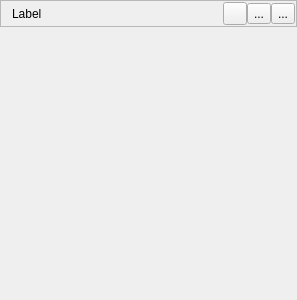
<?xml version="1.0" encoding="UTF-8"?>
<ui version="4.0">
 <class>CollapsibleGroupBox</class>
 <widget class="QWidget" name="CollapsibleGroupBox">
  <property name="geometry">
   <rect>
    <x>0</x>
    <y>0</y>
    <width>297</width>
    <height>300</height>
   </rect>
  </property>
  <property name="windowTitle">
   <string>Form</string>
  </property>
  <layout class="QVBoxLayout" name="verticalLayout">
   <property name="spacing">
    <number>0</number>
   </property>
   <property name="leftMargin">
    <number>0</number>
   </property>
   <property name="topMargin">
    <number>0</number>
   </property>
   <property name="rightMargin">
    <number>0</number>
   </property>
   <property name="bottomMargin">
    <number>0</number>
   </property>
   <item>
    <widget class="QFrame" name="Header">
     <property name="sizePolicy">
      <sizepolicy hsizetype="Preferred" vsizetype="Fixed">
       <horstretch>0</horstretch>
       <verstretch>0</verstretch>
      </sizepolicy>
     </property>
     <property name="minimumSize">
      <size>
       <width>0</width>
       <height>0</height>
      </size>
     </property>
     <property name="autoFillBackground">
      <bool>true</bool>
     </property>
     <property name="frameShape">
      <enum>QFrame::Box</enum>
     </property>
     <property name="frameShadow">
      <enum>QFrame::Sunken</enum>
     </property>
     <property name="lineWidth">
      <number>0</number>
     </property>
     <property name="midLineWidth">
      <number>1</number>
     </property>
     <layout class="QHBoxLayout" name="HeaderLayout">
      <property name="spacing">
       <number>0</number>
      </property>
      <property name="leftMargin">
       <number>4</number>
      </property>
      <property name="topMargin">
       <number>1</number>
      </property>
      <property name="rightMargin">
       <number>1</number>
      </property>
      <property name="bottomMargin">
       <number>1</number>
      </property>
      <item>
       <widget class="QLabel" name="Icon">
        <property name="text">
         <string/>
        </property>
        <property name="pixmap">
         <pixmap>:/GuiFoundation/Icons/GroupOpen.png</pixmap>
        </property>
       </widget>
      </item>
      <item>
       <widget class="QLabel" name="Caption">
        <property name="sizePolicy">
         <sizepolicy hsizetype="Expanding" vsizetype="Preferred">
          <horstretch>1</horstretch>
          <verstretch>0</verstretch>
         </sizepolicy>
        </property>
        <property name="text">
         <string>Label</string>
        </property>
       </widget>
      </item>
      <item>
       <widget class="QToolButton" name="MoveUp">
        <property name="text">
         <string/>
        </property>
        <property name="icon">
         <iconset resource="../../../Code/Tools/GuiFoundation/QtResources/resources.qrc">
          <normaloff>:/GuiFoundation/Icons/MoveUp16.png</normaloff>:/GuiFoundation/Icons/MoveUp16.png</iconset>
        </property>
        <property name="iconSize">
         <size>
          <width>16</width>
          <height>16</height>
         </size>
        </property>
        <property name="popupMode">
         <enum>QToolButton::InstantPopup</enum>
        </property>
       </widget>
      </item>
      <item>
       <widget class="QToolButton" name="MoveDown">
        <property name="text">
         <string>...</string>
        </property>
        <property name="icon">
         <iconset resource="../../../Code/Tools/GuiFoundation/QtResources/resources.qrc">
          <normaloff>:/GuiFoundation/Icons/MoveDown16.png</normaloff>:/GuiFoundation/Icons/MoveDown16.png</iconset>
        </property>
        <property name="iconSize">
         <size>
          <width>16</width>
          <height>16</height>
         </size>
        </property>
       </widget>
      </item>
      <item>
       <widget class="QToolButton" name="Delete">
        <property name="text">
         <string>...</string>
        </property>
        <property name="icon">
         <iconset resource="../../../Code/Tools/GuiFoundation/QtResources/resources.qrc">
          <normaloff>:/GuiFoundation/Icons/Delete16.png</normaloff>:/GuiFoundation/Icons/Delete16.png</iconset>
        </property>
        <property name="iconSize">
         <size>
          <width>16</width>
          <height>16</height>
         </size>
        </property>
       </widget>
      </item>
     </layout>
    </widget>
   </item>
   <item>
    <widget class="QWidget" name="Content" native="true"/>
   </item>
  </layout>
 </widget>
 <resources>
  <include location="../../../Code/Tools/GuiFoundation/QtResources/resources.qrc"/>
 </resources>
 <connections/>
</ui>
